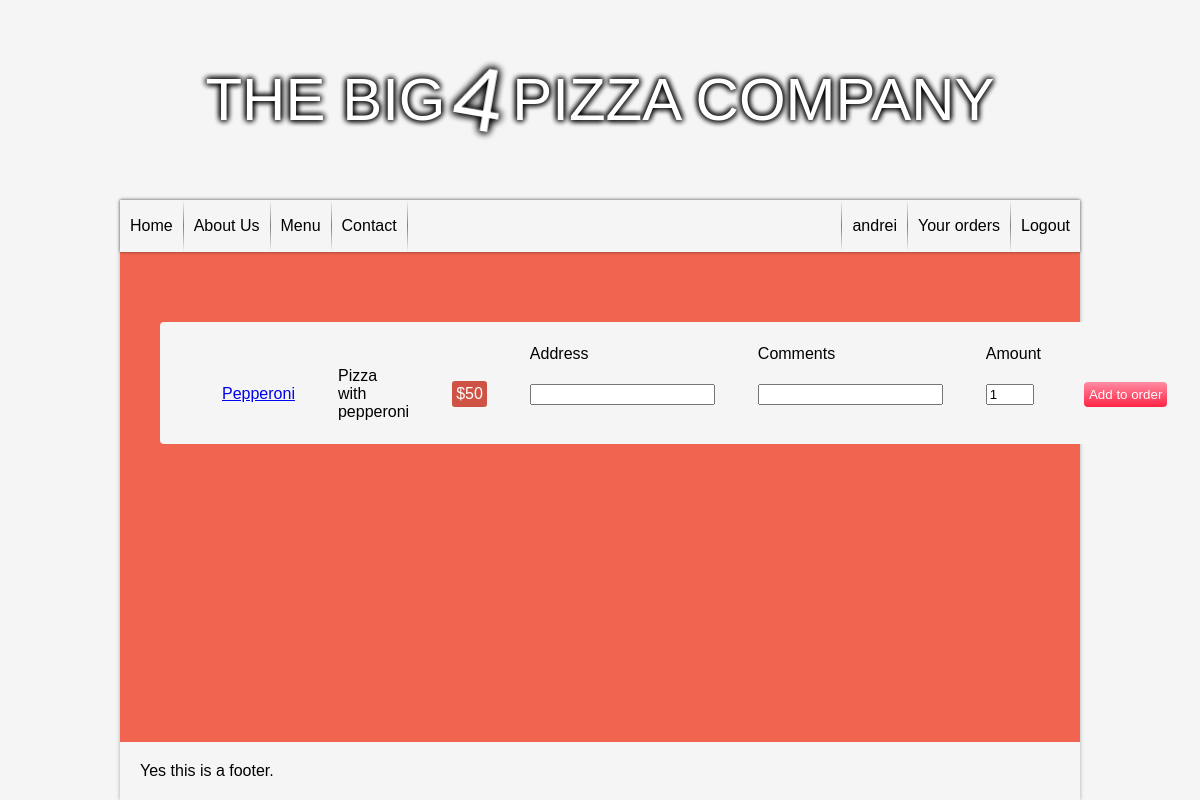
The page /pizza/menu/ (signed in) on the database its author committed.
### pizza/models.py (models this page shows, shortened)
class Product(models.Model):
    product_name = models.CharField(max_length=200)
    product_desc = models.CharField(max_length=200)
    price = models.IntegerField(default=0)
    link_str = models.SlugField(max_length=200, blank=True)
    pub_date = models.DateTimeField('date published')

### pizza/views.py (the view)
# urls.py: url(r'^menu/(?P<linkstr>.+)/$', views.detail, name='detail'),
def menu(request):
    latest_product_list = Product.objects.order_by('-pub_date')
    context = {'latest_product_list': latest_product_list}
    return render(request, 'pizza/menu.html', context)

### pizza/templates/pizza/menu.html (shortened to what this page needs)
{% extends "base.html" %}
{% block content %}
    <table id="foodmenu">
        {% if latest_product_list %}
            <tr>
                <td>
                <td>
                <td>
                <td>Address
                <td>Comments
                <td>Amount
            </tr>
            {% for product in latest_product_list %}
                <tr>
                    <td><a href="{% url 'pizza:menu' %}{{ product.link_str }}/">{{ product.product_name }}</a></td>
                    <td>{{ product.product_desc }}</td>
                    <td>
                        <div class="pricelabel">
                            ${{ product.price }} <br>
                        </div>
                    </td>
                    {% if user.is_authenticated %}
                        <form action="{% url 'pizza:addorder' product.link_str %}" method="post">
                            <td>
                                <input class="addressinput" type="text" name="address" value=" "/>
                            </td>
                            <td>
                                <input class="commentsinput" type="text" name="comments" value=" "/>
                            </td>
                            <td>
                                <input class="amountinput" type="number" name="amount" value="1"/>
                            </td>
                            <td>
                                <input class="addtoorder" type="submit" value="Add to order" />
                            </td>
                        </form>
                    {% endif %}
                </tr>
            {% endfor %}
        {% else %}
            <tr>
                <td>No products are available.</td>
            <tr>
        {% endif %}
    </table>
{% endblock %}

### pizza/templates/base.html (shortened to what this page needs)
<!DOCTYPE html>
<html lang="en">
<head>
    {% load static %}
    <link rel="stylesheet" type="text/css" href="{% static 'pizza/style.css' %}"/>
</head>
<body>
<div class="parallax">
    <div id="headercontainer" class="parallax__layer parallax__layer--back">
        <div id="header"><div id="headertext">THE BIG <div id="thefour">4</div> PIZZA COMPANY</div></div>
    </div>
    <div id="main" class="parallax__layer parallax__layer--base">
        <div id="navbar">
            <ul id="navmenu">
                <li>
                    <a class="pagelink" href="{% url 'pizza:index' %}">Home</a>
                </li>
                <li>
                    <a class="pagelink" href="{% url 'pizza:about' %}">About Us</a>
                </li>
                <li>
                    <a class="pagelink" href="{% url 'pizza:menu' %}">Menu</a>
                </li>
                <li>
                    <a class="pagelink" href="{% url 'pizza:contact' %}">Contact</a>
                </li>
            </ul>
            <ul id="usermenu">
                {% if user.is_authenticated %}
                    <li>
                        <a class="pagelink" href="{% url 'pizza:logout' %}?next={% url 'pizza:index' %}">Logout</a>
                    </li>
                    <li>
                        <a class="pagelink" href="{% url 'pizza:orders' %}">Your orders</a>
                    </li>
                    <li>
                        <div class="pagelink">{{ user.username }}</div>
                    </li>
                {% endif %}
            </ul>
        </div>
        {% block content %}
        {% endblock %}
        <div id="footer">
            Yes this is a footer.
        </div>
    </div>
</div>
</body>
</html>

### pizza/static/pizza/style.css (style rules this page uses)
:root { --primary-color: rgb(245, 245, 245); --secondary-color: rgb(240, 100, 80); --text-color: black; --header-text-color: white; --button-color: #ff8ca3; --button-color2: hsl(351, 100%, 57%); --button-text-color: white; --main-lateral-margin: 10%; --main-width: calc(100% - 2 * var(--main-lateral-margin)); --main-top: 200px; }
body { margin: 0; background-color: var(--primary-color); font-family: sans-serif; }
#main { position: absolute; background-color: var(--secondary-color); margin: 0 var(--main-lateral-margin); width: var(--main-width); top: var(--main-top); min-height: calc(100% - var(--main-top)); box-shadow: 0px 0px 4px rgba(0, 0, 0, 0.3); }
#header { position: absolute; height: 50%; width: 100%; background: url("pizza-1.jpg") center; background-size: cover; box-shadow: -10px 0px black, 10px 0px black; }
#headertext { color: white; font-family: Impact, sans-serif; font-size: 60px; text-align: center; line-height: calc(var(--main-top)); text-shadow: 0 0 6px black, 0 0 6px black, 0 0 6px black; }
#thefour { display: inline-block; transform: scale(1.5, 1.5) rotate(10deg); }
#navbar { z-index: 0; position: sticky; top: 0; width: 100%; height: 50px; font-family: sans-serif; margin: 0; padding: 0; border: 0 solid transparent; border-bottom-width: 2px; background-color: var(--primary-color); box-shadow: 0px 0px 3px rgba(0, 0, 0, 0.5); }
#navmenu { margin: 0px; list-style-type: none; padding-left: 0; }
#navmenu li { height: 100%; float: left; }
.pagelink { background-color: var(--primary-color); color: var(--text-color); text-decoration: none; float: left; height: 100%; transition: filter .2s; line-height: 50px; padding: 0 10px; border: 1px solid grey; border-image: linear-gradient(to bottom, transparent, gray, transparent) 1 100%; border-left-width: 0; }
#usermenu { margin: 0; list-style-type: none; }
#usermenu a { background-color: var(--primary-color); color: var(--text-color); text-decoration: none; float: right; height: 100%; transition: filter .2s; line-height: 50px; padding: 0 10px; border: 1px solid grey; border-image: linear-gradient(to bottom, transparent, gray, transparent) 1 100%; border-right-width: 0; }
div.pagelink { float:right; border: 1px solid grey; border-image: linear-gradient(to bottom, transparent, gray, transparent) 1 100%; border-right-width: 0; }
#foodmenu { clear: both; background: var(--primary-color); margin: 70px 40px 70px 40px; padding: 20px; border-radius: 4px; }
#foodmenu td { padding-left: 40px; }
.pricelabel { background: rgb(206, 83, 68); color: white; border-radius: 3px; padding: 4px; }
.addtoorder { border: 0; color: var(--button-text-color); text-decoration: none; background: linear-gradient(var(--button-color), var(--button-color2)); padding: 5px; border-radius: 4px; }
#footer { position: absolute; bottom: 0; background-color: var(--primary-color); padding: 20px; clear: both; width: calc(100% - 40px); }
.amountinput { width: 40px; }

### rows shown on the page
Product: product_name "Pepperoni", product_desc "Pizza with pepperoni", price "50"

### other values the page prints
{{ user.username }} "andrei"
